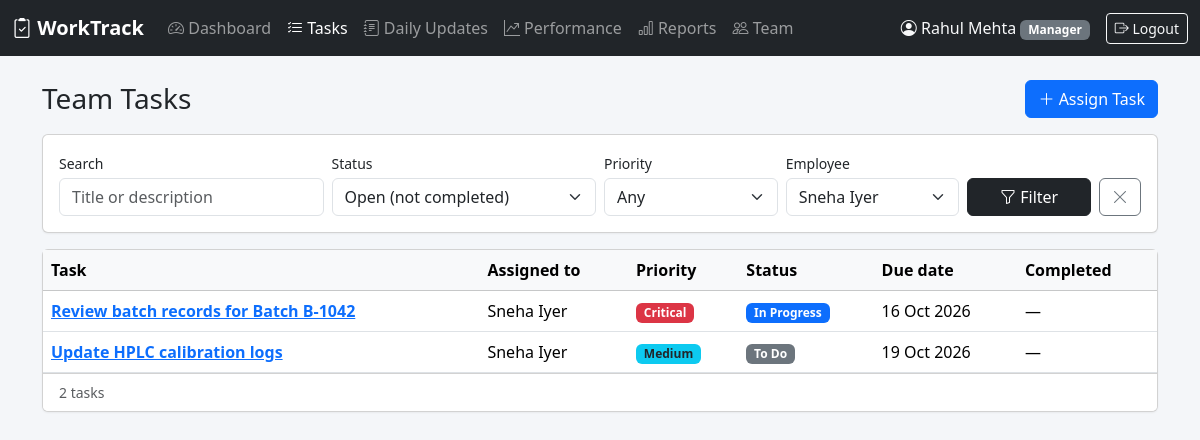
The page /index.php?page=tasks&employee=2 (signed in) on the database its author committed.
### tables this page shows
CREATE TABLE users (
    id            INT UNSIGNED AUTO_INCREMENT PRIMARY KEY,
    name          VARCHAR(100)  NOT NULL,
    email         VARCHAR(150)  NOT NULL UNIQUE,
    password_hash VARCHAR(255)  NOT NULL,
    role          ENUM('manager', 'employee') NOT NULL DEFAULT 'employee',
    designation   VARCHAR(100)  NULL,
    manager_id    INT UNSIGNED  NULL,
    is_active     TINYINT(1)    NOT NULL DEFAULT 1,
    created_at    TIMESTAMP     NOT NULL DEFAULT CURRENT_TIMESTAMP,
    CONSTRAINT fk_users_manager FOREIGN KEY (manager_id) REFERENCES users (id) ON DELETE SET NULL,
    INDEX idx_users_manager (manager_id)
);

CREATE TABLE tasks (
    id           INT UNSIGNED AUTO_INCREMENT PRIMARY KEY,
    title        VARCHAR(200) NOT NULL,
    description  TEXT         NULL,
    assigned_to  INT UNSIGNED NOT NULL,
    assigned_by  INT UNSIGNED NOT NULL,
    priority     ENUM('low', 'medium', 'high', 'critical') NOT NULL DEFAULT 'medium',
    status       ENUM('todo', 'in_progress', 'pending', 'completed') NOT NULL DEFAULT 'todo',
    start_date   DATE         NULL,
    due_date     DATE         NOT NULL,
    completed_at DATETIME     NULL,
    created_at   TIMESTAMP    NOT NULL DEFAULT CURRENT_TIMESTAMP,
    updated_at   TIMESTAMP    NOT NULL DEFAULT CURRENT_TIMESTAMP ON UPDATE CURRENT_TIMESTAMP,
    CONSTRAINT fk_tasks_assigned_to FOREIGN KEY (assigned_to) REFERENCES users (id) ON DELETE CASCADE,
    CONSTRAINT fk_tasks_assigned_by FOREIGN KEY (assigned_by) REFERENCES users (id) ON DELETE CASCADE,
    INDEX idx_tasks_assignee_status (assigned_to, status),
    INDEX idx_tasks_due_date (due_date)
);

### public/index.php (called while the page is built, shortened)
<?php
require __DIR__ . '/../app/bootstrap.php';
$page = $_GET['page'] ?? (current_user() ? 'dashboard' : 'login');
require APP_PATH . '/pages/' . $page . '.php';

### app/bootstrap.php (called while the page is built, shortened)
<?php
$config = require ROOT_PATH . '/config/database.php';
require APP_PATH . '/helpers.php';
function db(): PDO
{
    static $pdo = null;
    global $config;
    if ($pdo === null) {
        $c = $config['db'];
        $dsn = "mysql:host={$c['host']};port={$c['port']};dbname={$c['name']};charset={$c['charset']}";
        try {
            $pdo = new PDO($dsn, $c['user'], $c['password'], [
                PDO::ATTR_ERRMODE            => PDO::ERRMODE_EXCEPTION,
                PDO::ATTR_DEFAULT_FETCH_MODE => PDO::FETCH_ASSOC,
                PDO::ATTR_EMULATE_PREPARES   => false,
            ]);
        } catch (PDOException $e) {
            error_log('DB connection failed: ' . $e->getMessage());
            http_response_code(500);
            exit('Database connection failed. Check the settings in config/database.php.');
        }
    }
    return $pdo;
}

### app/pages/tasks.php (the view, shortened to what this page needs)
<?php
$user = require_login();
$manager = $user['role'] === 'manager';
$status   = input('status', 'open');
$employee = (int) input('employee');
$q        = input('q');
$pageNo   = max(1, (int) input('p', '1'));
$perPage  = 20;
$where  = [];
$params = [];
if ($manager) {
    $where[]  = 'a.manager_id = ?';
    $params[] = $user['id'];
    if ($employee) {
        $where[]  = 't.assigned_to = ?';
        $params[] = $employee;
    }
} else {
    $where[]  = 't.assigned_to = ?';
    $params[] = $user['id'];
}
switch ($status) {
    case 'open':
        $where[] = "t.status <> 'completed'";
        break;
}
$whereSql = implode(' AND ', $where);
$stmt = db()->prepare("SELECT COUNT(*) FROM tasks t JOIN users a ON a.id = t.assigned_to WHERE $whereSql");
$stmt->execute($params);
$total = (int) $stmt->fetchColumn();
$pages = max(1, (int) ceil($total / $perPage));
$pageNo = min($pageNo, $pages);
$offset = ($pageNo - 1) * $perPage;
$stmt = db()->prepare(
    "SELECT t.id, t.title, t.status, t.priority, t.start_date, t.due_date, t.completed_at, a.name AS assignee
     FROM tasks t JOIN users a ON a.id = t.assigned_to
     WHERE $whereSql
     ORDER BY t.status = 'completed', t.due_date, FIELD(t.priority, 'critical', 'high', 'medium', 'low')
     LIMIT $perPage OFFSET $offset"
);
$stmt->execute($params);
$tasks = $stmt->fetchAll();
$team = $manager ? team_members((int) $user['id'], false) : [];
$statusOptions = ['open' => 'Open (not completed)', 'overdue' => 'Overdue', 'due_today' => 'Due today'] + TASK_STATUSES + ['all' => 'All tasks'];
render_header('Tasks');
?>
<div class="d-flex justify-content-between align-items-center mb-3">
    <h1 class="h3 mb-0"><?= $manager ? 'Team Tasks' : 'My Tasks' ?></h1>
    <?php if ($manager): ?>
        <a href="<?= url('task_form') ?>" class="btn btn-primary"><i class="bi bi-plus-lg"></i> Assign Task</a>
    <?php endif; ?>
</div>
<form class="card card-body mb-3">
    <div class="row g-2 align-items-end">
        <div class="col-md-3">
            <label class="form-label small mb-1">Search</label>
            <input type="search" name="q" value="<?= e($q) ?>" class="form-control" placeholder="Title or description">
        </div>
        <div class="col-md-3">
            <label class="form-label small mb-1">Status</label>
            <select name="status" class="form-select">
                <?php foreach ($statusOptions as $value => $label): ?>
                    <option value="<?= $value ?>" <?= $status === $value ? 'selected' : '' ?>><?= e($label) ?></option>
                <?php endforeach; ?>
            </select>
        </div>
        <div class="col-md-2">
            <label class="form-label small mb-1">Priority</label>
            <select name="priority" class="form-select">
                <option value="">Any</option>
            </select>
        </div>
        <?php if ($manager): ?>
            <div class="col-md-2">
                <label class="form-label small mb-1">Employee</label>
                <select name="employee" class="form-select">
                    <?php foreach ($team as $m): ?>
                        <option value="<?= $m['id'] ?>" <?= $employee === (int) $m['id'] ? 'selected' : '' ?>><?= e($m['name']) ?></option>
                    <?php endforeach; ?>
                </select>
            </div>
        <?php endif; ?>
        <div class="col-md-2 d-flex gap-2">
            <button class="btn btn-dark flex-grow-1"><i class="bi bi-funnel"></i> Filter</button>
            <a href="<?= url('tasks') ?>" class="btn btn-outline-secondary" title="Reset"><i class="bi bi-x-lg"></i></a>
        </div>
    </div>
</form>
<div class="card">
    <div class="table-responsive">
        <table class="table table-hover mb-0">
            <thead class="table-light">
            <tr>
                <th>Task</th>
                <?php if ($manager): ?><th>Assigned to</th><?php endif; ?>
                <th>Priority</th><th>Status</th><th>Due date</th><th>Completed</th>
            </tr>
            </thead>
            <tbody>
            <?php foreach ($tasks as $t): ?>
                <tr class="<?= is_overdue($t) ? 'table-overdue' : '' ?>">
                    <td><a href="<?= url('task_view', ['id' => $t['id']]) ?>" class="fw-semibold"><?= e($t['title']) ?></a></td>
                    <?php if ($manager): ?><td><?= e($t['assignee']) ?></td><?php endif; ?>
                    <td><?= priority_badge($t['priority']) ?></td>
                    <td><?= status_badge($t['status'], $t['due_date']) ?></td>
                    <td><?= fmt_date($t['due_date']) ?></td>
                    <td><?= $t['completed_at'] ? fmt_date($t['completed_at']) : '—' ?></td>
                </tr>
            <?php endforeach; ?>
            </tbody>
        </table>
    </div>
    <div class="card-footer bg-white d-flex justify-content-between align-items-center">
        <small class="text-muted"><?= $total ?> task<?= $total === 1 ? '' : 's' ?></small>
    </div>
</div>

### app/views/header.php (shortened to what this page needs)
<?php
$user = current_user();
$active = $_GET['page'] ?? 'dashboard';
$nav = [
    'dashboard'   => ['Dashboard', 'speedometer2'],
    'tasks'       => ['Tasks', 'list-check'],
    'updates'     => ['Daily Updates', 'journal-text'],
    'performance' => [$user && $user['role'] === 'manager' ? 'Performance' : 'My Performance', 'graph-up-arrow'],
];
if ($user && $user['role'] === 'manager') {
    $nav['reports']   = ['Reports', 'bar-chart'];
    $nav['employees'] = ['Team', 'people'];
}
$parents = ['task_form' => 'tasks', 'task_view' => 'tasks', 'update_form' => 'updates', 'update_view' => 'updates',
            'review_form' => 'performance', 'review_view' => 'performance', 'employee_form' => 'employees'];
$active = $parents[$active] ?? $active;
?>
<!doctype html>
<html lang="en">
<head>
    <link href="https://cdn.jsdelivr.net/npm/bootstrap@5.3.3/dist/css/bootstrap.min.css" rel="stylesheet">
    <link href="https://cdn.jsdelivr.net/npm/bootstrap-icons@1.11.3/font/bootstrap-icons.min.css" rel="stylesheet">
    <link href="assets/app.css" rel="stylesheet">
</head>
<body>
<?php if ($user): ?>
<nav class="navbar navbar-expand-lg navbar-dark bg-dark mb-4 d-print-none">
    <div class="container-fluid">
        <a class="navbar-brand fw-semibold" href="<?= url('dashboard') ?>"><i class="bi bi-clipboard2-check"></i> <?= e(APP_NAME) ?></a>
        <div class="collapse navbar-collapse" id="mainNav">
            <ul class="navbar-nav me-auto">
                <?php foreach ($nav as $page => [$label, $icon]): ?>
                    <li class="nav-item">
                        <a class="nav-link <?= $active === $page ? 'active' : '' ?>" href="<?= url($page) ?>"><i class="bi bi-<?= $icon ?>"></i> <?= e($label) ?></a>
                    </li>
                <?php endforeach; ?>
            </ul>
            <div class="d-flex align-items-center gap-3 text-light">
                <span><i class="bi bi-person-circle"></i> <?= e($user['name']) ?>
                    <span class="badge bg-secondary text-capitalize"><?= e($user['role']) ?></span></span>
                <form method="post" action="<?= url('logout') ?>" class="m-0">
                    <button class="btn btn-sm btn-outline-light"><i class="bi bi-box-arrow-right"></i> Logout</button>
                </form>
            </div>
        </div>
    </div>
</nav>
<?php endif; ?>
<main class="container-xl pb-5">

### app/helpers.php (shortened to what this page needs)
<?php
function e(mixed $value): string
{
    return htmlspecialchars((string) $value, ENT_QUOTES, 'UTF-8');
}
function url(string $page, array $params = []): string
{
    return 'index.php?' . http_build_query(['page' => $page] + $params);
}
function render_header(string $title): void
{
    require APP_PATH . '/views/header.php';
}
function render_footer(): void
{
    require APP_PATH . '/views/footer.php';
}
function input(string $key, string $default = ''): string
{
    $value = $_POST[$key] ?? $_GET[$key] ?? $default;
    return is_string($value) ? trim($value) : $default;
}
function current_user(): ?array
{
    static $user = false;
    if ($user === false) {
        $user = null;
        if (!empty($_SESSION['user_id'])) {
            $stmt = db()->prepare('SELECT id, name, email, role, designation, manager_id FROM users WHERE id = ? AND is_active = 1');
            $stmt->execute([$_SESSION['user_id']]);
            $user = $stmt->fetch() ?: null;
        }
    }
    return $user;
}
function require_login(): array
{
    $user = current_user();
    return $user;
}
function today(): string
{
    return date('Y-m-d');
}
function fmt_date(?string $date): string
{
    return $date ? date('d M Y', strtotime($date)) : '—';
}
function is_overdue(array $task): bool
{
    return $task['status'] !== 'completed' && $task['due_date'] < today();
}
function status_badge(string $status, ?string $dueDate = null): string
{
    $classes = [
        'todo'        => 'secondary',
        'in_progress' => 'primary',
        'pending'     => 'warning text-dark',
        'completed'   => 'success',
    ];
    $html = '<span class="badge bg-' . $classes[$status] . '">' . e(TASK_STATUSES[$status]) . '</span>';
    return $html;
}
function priority_badge(string $priority): string
{
    $classes = ['low' => 'light text-dark border', 'medium' => 'info text-dark', 'high' => 'warning text-dark', 'critical' => 'danger'];
    return '<span class="badge bg-' . $classes[$priority] . '">' . e(TASK_PRIORITIES[$priority]) . '</span>';
}
function team_members(int $managerId, bool $activeOnly = true): array
{
    $sql = "SELECT id, name, email, designation, is_active FROM users
            WHERE role = 'employee' AND manager_id = ?" . ($activeOnly ? ' AND is_active = 1' : '') . '
            ORDER BY name';
    $stmt = db()->prepare($sql);
    $stmt->execute([$managerId]);
    return $stmt->fetchAll();
}

### public/assets/app.css (style rules this page uses)
body { background: #f4f6f9; }
.card { box-shadow: 0 1px 2px rgba(0, 0, 0, .05); }
.table td, .table th { vertical-align: middle; }

### rows shown on the page
users: name "Rahul Mehta", role "Manager"
tasks: title "Review batch records for Batch B-1042", assigned_to.name "Sneha Iyer", priority "Critical", status "In Progress", due_date "16 Oct 2026"
tasks: title "Update HPLC calibration logs", assigned_to.name "Sneha Iyer", priority "Medium", status "To Do", due_date "19 Oct 2026"

### other values the page prints
APP_NAME "WorkTrack"
$label "Dashboard"
$label "Tasks"
$label "Daily Updates"
$label "Performance"
$label "Reports"
$label "Team"
$total "2"
form field status "Open (not completed)"
form field employee "Sneha Iyer"
